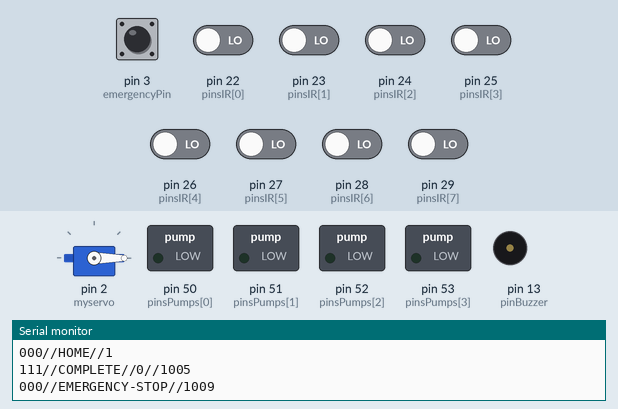
Simulated run of this sketch. Board: Arduino Mega 2560, built with avr-gcc and run on an emulated ATmega2560. Shown: servo, switched loads named in the sketch (green lamp = pin HIGH), buzzer (waves = sounding), the last lines printed to the serial monitor. Inputs (shaded band) come from the test bench; at power-on: pin 3 (emergencyPin) HIGH, pin 22 (pinsIR[0]), pin 23 (pinsIR[1]), pin 24 (pinsIR[2]), pin 25 (pinsIR[3]), pin 26 (pinsIR[4]), pin 27 (pinsIR[5]), pin 28 (pinsIR[6]), pin 29 (pinsIR[7]) LOW.

Above: at 2.2 s.
2.3 s: pin 3 (emergencyPin) pulled LOW for 0.15 s
At 2.37 s:
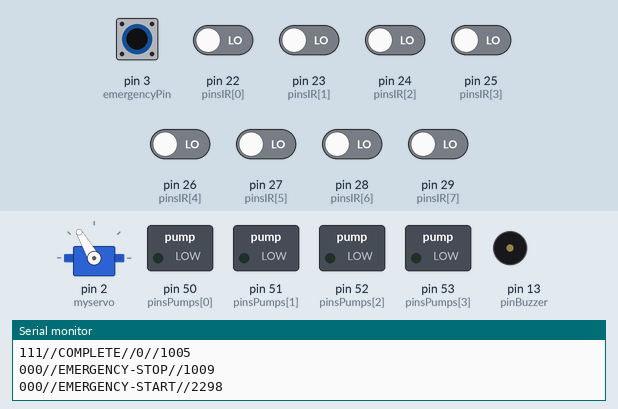
3.9 s: pin 3 (emergencyPin) driven LOW and pin 22 (pinsIR[0]) driven HIGH
At 4.7 s:
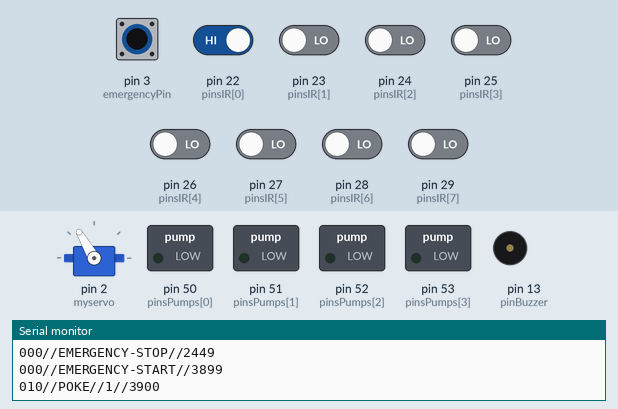
5.4 s: pin 3 (emergencyPin) driven HIGH
At 5.8 s:
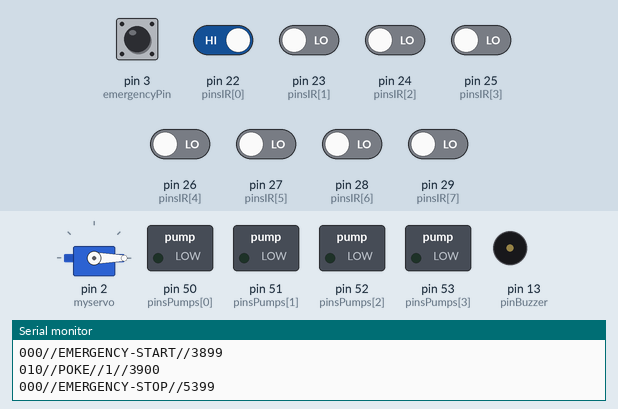
6.9 s: pin 3 (emergencyPin) driven LOW
At 17.14 s:
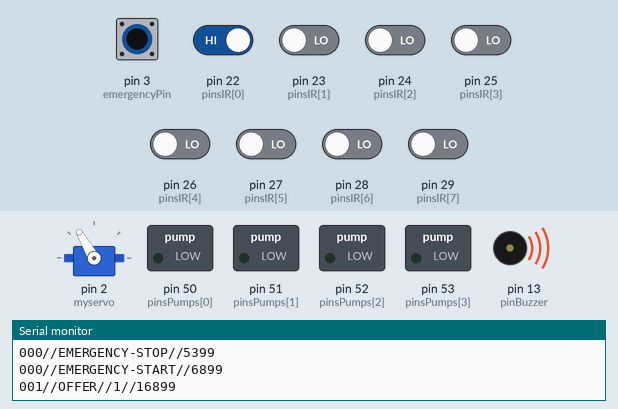
Timing chart, 0 to 18.3 s (numbered marks = the images above; inputs shaded):
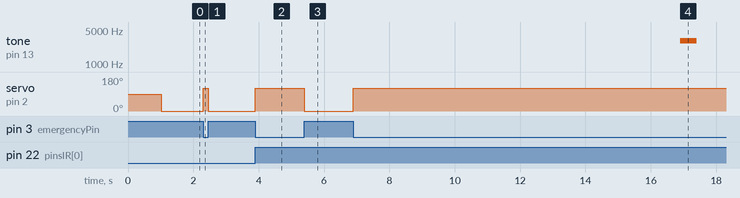

Measured:
- after the input at 2.3 s, servo on pin 2 (myservo): 0° → 120° at once, → 0° 0.15 s later
- after the input at 3.9 s, servo on pin 2 (myservo): 0° → 120° at once
- after the input at 5.4 s, servo on pin 2 (myservo): 120° → 0° at once
- after the input at 6.9 s, tone on pin 13 (pinBuzzer): silent → 3000 Hz after 10.0 s, → silent 0.50 s later; servo on pin 2 (myservo): 0° → 120° at once

The sketch:

Radial8Arm_71B.ino
```cpp
// Linear Track Maze with bonus:
// Codes:
//    000: system initiation settings log
//    001: trial initiation (offer)
//    010: port poked
//    011: port rewarded
//    100: bonus status
//    101: trial overtime
//    110: trial initiation (by animal)
//    111: trial end

#include <Servo.h>

Servo myservo;  // create servo object to control a servo
// twelve servo objects can be created on most boards

int pos = 0;    // variable to store the servo position

const int emergencyPin = 3;

const int nIRs = 8;
const int nPumps = 4;
const int nCued = 3;
const int pinsIR[nIRs] = { 22, 23, 24, 25, 26, 27, 28, 29 };
const int pinsPumps[nPumps] = { 50, 51, 52, 53 };
const int pinBuzzer = 13;

int cued[nCued] = { 4, 7, 2 };
int home = 1;

bool rewarded[nCued] = { false, false, false };
bool tripped[nIRs] = { false, false, false, false, false, false, false, false };
bool bonus = true;
bool trial = false;
bool overtime = false;
bool ebrake = false;

int lastIR[nIRs] = { 1, 1, 1, 1, 1, 1, 1, 1 };
int trialNum = 0;
int completedTrials = 0;
unsigned long pumpDur = 25;
unsigned long ITI = 10000;
unsigned long trialTimeLimit = 120 * 1000.0;

unsigned long previousMillis = 0;  // will store last time LED was updated
unsigned long pumpStartTime[nPumps] = { 0, 0, 0, 0};
unsigned long trialEndTime = 0;
unsigned long trialStartTime = 0;


void setup() {
  myservo.attach(2, 500, 2500);  // attaches the servo on pin 9 to the servo object
  pinMode(emergencyPin, INPUT_PULLUP);

  for (int i = 0; i < nIRs; i += 1) {
    pinMode(pinsIR[i], INPUT);
  }

  for (int i = 0; i < nPumps; i += 1) {
    pinMode(pinsPumps[i], OUTPUT);
    digitalWrite(pinsPumps[i],LOW);
  }

  for (int i = 0; i < nCued; i += 1) {
    cued[i] = cued[i] - 1;
  }

  pinMode(pinBuzzer, OUTPUT);

  home -= 1;

  Serial.begin(115200);
  delay(1000);
  //Serial.print("\n\n");
  Serial.println("000//mRAM//7-plus-1-bonus");
  Serial.print("000//TOT//");
  Serial.println(trialTimeLimit / 1000.0);
  Serial.print("000//ITI//"); Serial.println(ITI / 1000.0);
  Serial.print("000//DUR//"); Serial.println(pumpDur / 1000.0);
  for (int a=0; a<nCued; a+=1) {
    Serial.print("000//CUED//");
    Serial.println(cued[a]+1);
  }
  Serial.print("000//HOME//");
  Serial.println(home+1);

  myservo.write(120);
  trialEndTime = millis();
  trialStartTime = trialEndTime;


  Serial.print("111//COMPLETE//");
  Serial.print(trialNum);
  Serial.print("//");
  Serial.println(trialEndTime);

}

// the loop function runs over and over again forever
void loop() {
  // Checks every nosepoke port and displays if entered (rising edge). If cued, then start reward dispensing.
  if (digitalRead(emergencyPin) == HIGH){
    myservo.write(0);
    if (!ebrake){
      ebrake = true;
      Serial.print("000//EMERGENCY-STOP//");
      Serial.println(millis());
    }

  }
  else {
    if (ebrake){
      if (!trial){
        myservo.write(120);
      }
      trialEndTime = millis();
      ebrake = false;
      Serial.print("000//EMERGENCY-START//");
      Serial.println(trialEndTime);
    }
    for (int i = 0; i < 8; i += 1) {
      if (digitalRead(pinsIR[i]) == HIGH & lastIR[i] == 0) {
        tripped[i] = true;
        Serial.print("010//POKE//");
        Serial.print(i + 1);
        Serial.print("//");
        Serial.println(millis());
        /*
        if (trial){
          Serial.println((millis() - trialStartTime)/1000.0);
        }
        else if (!trial) {
          Serial.println((millis() - trialEndTime)/1000.0);
        }
        */
        for (int a = 0; a < nCued; a+=1) {
          if (pinsIR[cued[a]] == pinsIR[i] & !rewarded[a] & !overtime & trial){
            pumpStartTime[a+1] = millis();
            rewarded[a] = true;
            Serial.print("011//DISP//");
            Serial.print(cued[a] + 1);
            Serial.print("//");
            Serial.println(pumpStartTime[a+1]);
            //Serial.println((pumpStartTime[a+1] - trialStartTime) / 1000.0);
          }
        }

        if (pinsIR[cued[0]] != pinsIR[i] & pinsIR[cued[1]] != pinsIR[i] & pinsIR[cued[2]] != pinsIR[i] & pinsIR[home] != pinsIR[i] & bonus & !overtime & trial) {
          bonus = false;
          Serial.print("100//NOBON//");
          Serial.print(i + 1);
          Serial.print("//");
          Serial.println(millis());
          //Serial.println((millis() - trialStartTime) / 1000.0);
        }

        // home poke -> stops trial if all cued ports found -OR- initiates trial if greater than ITI
        if (pinsIR[home] == pinsIR[i]) {
          if (((rewarded[0] & rewarded[1] & rewarded[2]) | overtime) & trial ) {
            rewarded[0] = false;
            rewarded[1] = false;
            rewarded[2] = false;
            trial = false;
            completedTrials += 1;
            if (bonus) {
              pumpStartTime[0] = millis();
              Serial.print("011//BONUS//");
              Serial.print(home+1);
              Serial.print("//");
              Serial.println(pumpStartTime[0]);
              //Serial.println((pumpStartTime[0]-trialStartTime) / 1000.0);
            }
            trialEndTime = millis();
            Serial.print("111//COMPLETE//");
            Serial.print(completedTrials);
            Serial.print("//");
            Serial.println(trialEndTime);
            //Serial.println((trialEndTime - trialStartTime) / 1000.0);
            tone(pinBuzzer,750,1000);
            myservo.write(120);
          }

          else if (millis() - trialEndTime >= ITI & trialNum != completedTrials && !trial) {
            trialStartTime = millis();
            bonus = true;
            trial = true;
            Serial.print("110//INITIATE//");
            Serial.print(trialNum);
            Serial.print("//");
            Serial.println(trialStartTime);
            //Serial.println((trialStartTime - trialEndTime)/1000.0);
            tone(pinBuzzer,750,1000);
            myservo.write(0);
          }

        }
        lastIR[i] = 1;
      }
      // Resets poked state once exited (falling edge).
      if (digitalRead(pinsIR[i]) == LOW & lastIR[i] == 1) {
        lastIR[i] = 0;
      }
    }


    // checks duration of reward pump running and shuts off once pumping for long enough.
    for (int a = 0; a < nPumps; a+=1) {
      if (millis() - pumpStartTime[a] > pumpDur) {
        digitalWrite(pinsPumps[a], LOW);
      }
      else if (millis() - pumpStartTime[a] < pumpDur) {
        digitalWrite(pinsPumps[a], HIGH);
      }
    }

    // checks duration after trial end to offer next trial.
    if (millis() - trialEndTime >= ITI & trialNum == completedTrials) {
      trialNum +=1;
      overtime = false;
      Serial.print("001//OFFER//");
      Serial.print(trialNum);
      Serial.print("//");
      Serial.println(millis());
      //Serial.println((millis()-trialEndTime) / 1000.0);
      tone(pinBuzzer, 3000, 500);
    }

    // checks if trial is running overtime and stops trial
    if (millis() - trialStartTime > trialTimeLimit & !overtime & trial) {
      overtime = true;
      bonus = false;
      tone(pinBuzzer, 1500, 1000);
      Serial.print("101//TOT//");
      Serial.print(trialNum);
      Serial.print("//");
      Serial.println(millis());
      //Serial.println((millis()-trialStartTime)/1000.0);
   }
}
}
```
